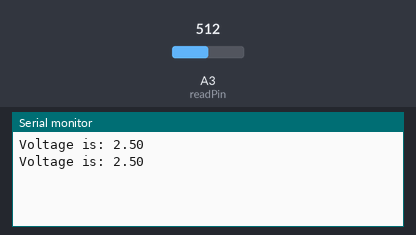
A sketch run on a simulated Arduino Uno, built with avr-gcc and run on an emulated ATmega328P. Shown: the last lines printed to the serial monitor. The inputs (shaded band) are chosen by the test bench; at power-on: A3 (readPin) = 512.

Above: at 1.8 s.
1.9 s: A3 (readPin) set to 716
At 2.8 s:
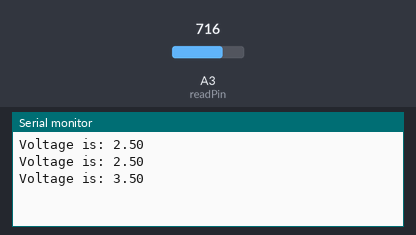
3.4 s: A3 (readPin) set to 900
At 4.5 s:
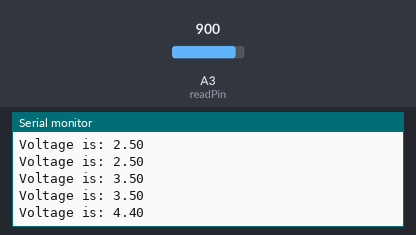
Timing chart, 0 to 6.4 s (numbered marks = the images above; inputs shaded):
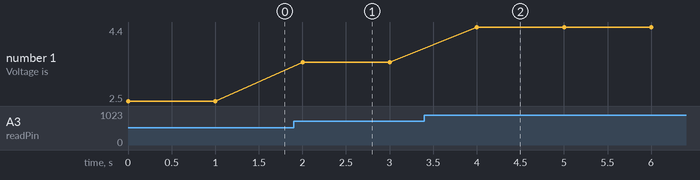

Measured:
- after the input at 1.9 s, the serial monitor: prints a new line after 0.10 s (image 1)
- after the input at 3.4 s, the serial monitor: prints a new line after 0.60 s (image 2)
- plotted number 1: 2.5 → 3.5 after the input at 1.9 s, 3.5 → 4.4 after the input at 3.4 s

The sketch:

10-analog_read.ino
```cpp
int readPin = A3;
float v2 = 0;
String voltageStr = "Voltage is: ";

void setup() {
  // put your setup code here, to run once:
  pinMode(readPin, INPUT);
  Serial.begin(9600);
}

void loop() {
  // put your main code here, to run repeatedly:
  v2 = analogRead(readPin) * 5.0/1023.0;
  Serial.println(voltageStr + v2);
  delay(1000);
}
```
